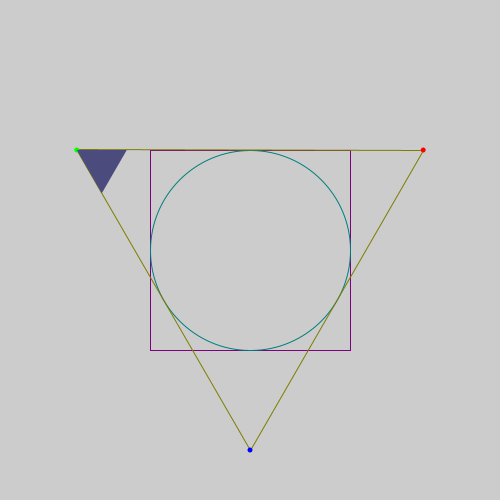
Frame 1 (no input)
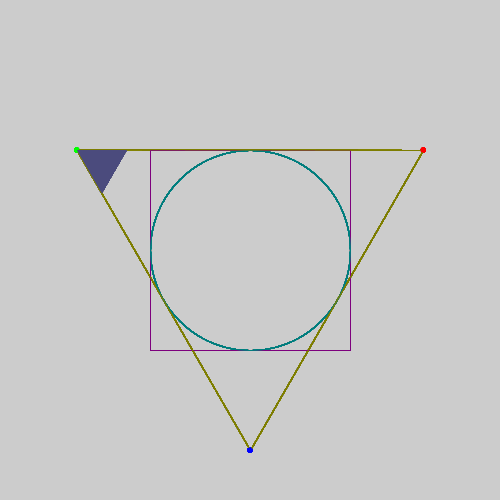
Frame 60 (the mouse pressed at the canvas centre just before this capture)
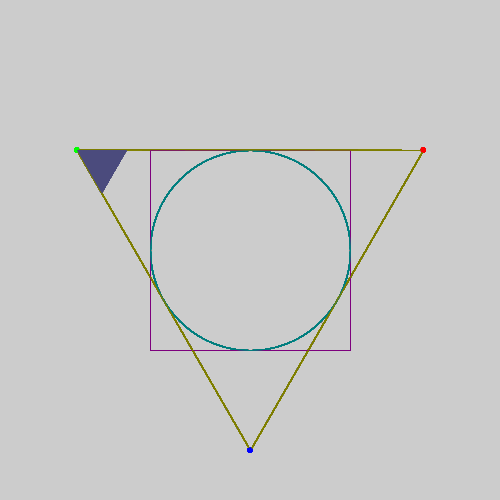
Frame 120 (the mouse held since frame 60 and released just before this capture)

The Processing sketch that drew these frames (run headless with seeded random() and noise(); from frame 60 on, the mouse is pressed at the canvas centre):

// Processing sketch: Three_figures
// ── Three_figures.pde
float cR = 100; // circle Radius
float miniCR = 50;

PVector blueCorner, redCorner, greenCorner;

void setup(){
  size(500, 500);
  
  blueCorner = new PVector(width/2, height/2+cR*2);
  redCorner = new PVector(width/2 + (cos(radians(30)) * cR*2), height/2 - (sin(radians(30)) * cR*2));
  greenCorner = new PVector(width/2 + (cos(radians(150)) * cR*2), height/2 - (sin(radians(150)) * cR*2));
}

void draw(){
  drawFrames();

  fill(75, 75, 125);
  triangle( greenCorner.x, greenCorner.y, greenCorner.x+miniCR, greenCorner.y, greenCorner.x + cos(radians(60)) * miniCR, greenCorner.y + sin(radians(60)) * miniCR );
}

void drawFrames(){
  noFill();
  stroke(125, 0, 125);
  rectMode(CENTER);
  rect(width/2, height/2, cR*2, cR*2);
  
  stroke(0, 125, 125);
  ellipse(width/2, height/2, cR*2, cR*2);
  
  stroke(125, 125, 0);
  triangle(blueCorner.x, blueCorner.y, redCorner.x, redCorner.y, greenCorner.x, greenCorner.y);
   
  noStroke();
  fill(0, 0, 255);
  ellipse(blueCorner.x, blueCorner.y, 5, 5);
  
  fill(255, 0, 0);
  ellipse(redCorner.x, redCorner.y, 5, 5);
  
  fill(0, 255, 0);
  ellipse(greenCorner.x, greenCorner.y, 5, 5);
  noFill();
}
// ── SmallTriangle.pde
class SmallTriangle{
  PVector one, two, three, speed;
  color myColor;
  
  SmallTriangle(  ){
  }
  
  void move(){
  }
  
  void flip(){
  }
  
  void display(){
  }
}
